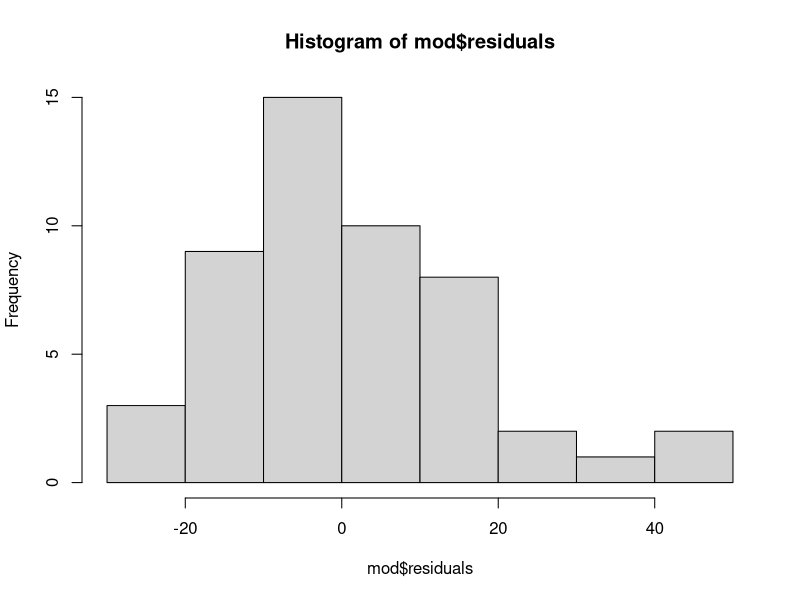
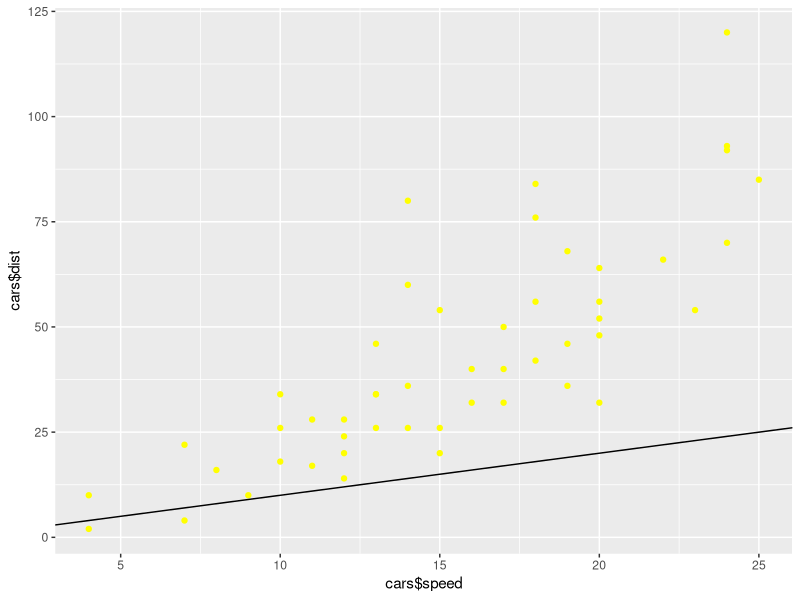

Here is the R script that generated these plots, in order:
## ---- chunk 1
library(tidyverse)

## ---- chunk 2
data("cars") 
print(cars)

## ---- chunk 3
cars %>% 
  lm(dist~speed,data=.) %>% 
  summary()

## ---- chunk 4
mod <- cars %>% 
  lm(dist~speed,data=.)
## ---- chunk 5
attributes(mod)
## ---- chunk 6
hist(data=mod,x=mod$residuals,color="blue",fill="grey")

## ---- chunk 7
new_speeds <- data.frame(speed=c(10,15,20)) %>% 
  print()
## ---- chunk 8
predict(mod,new_speeds) %>%
  round(2)
## ---- chunk 9
ggplot(data=cars,aes(x=cars$speed,y=cars$dist))+
  geom_point(color="yellow")+
  geom_abline()
  theme_bw()
